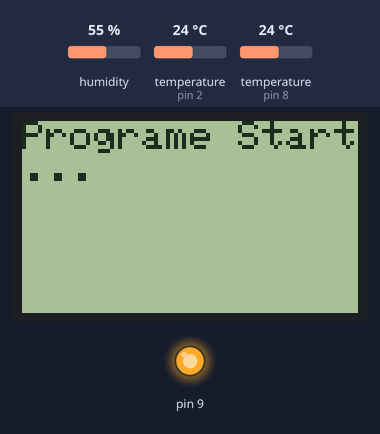
Bench run of a sketch on a simulated Arduino Uno, built with avr-gcc and run on an emulated ATmega328P. On the bench: 84×48 one-colour display, output pins drawn as LEDs (lit = HIGH). The test bench sets the inputs (shaded band); at power-on: temperature (sensors on pin 2, pin 8) 24 °C, humidity 55 %. What the sketch prints to the serial monitor is not drawn.

Above: at 2.1 s.
At 8.5 s:
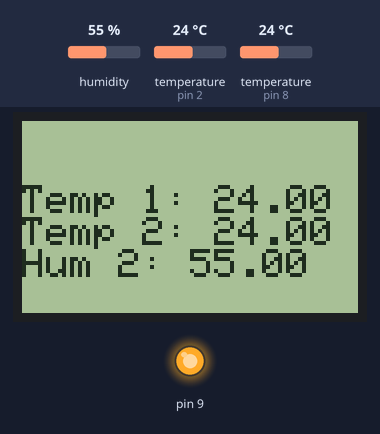
8.6 s: temperature (sensor on pin 2) set to 12 °C
At 19.4 s:
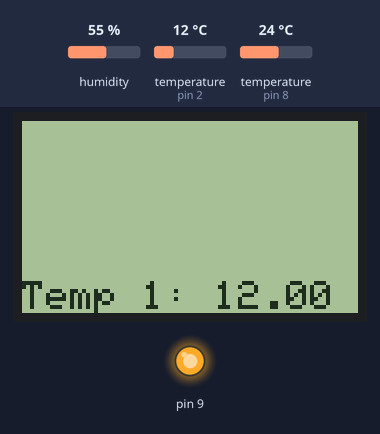
Timing chart, 0 to 20.9 s (numbered marks = the images above; inputs shaded):
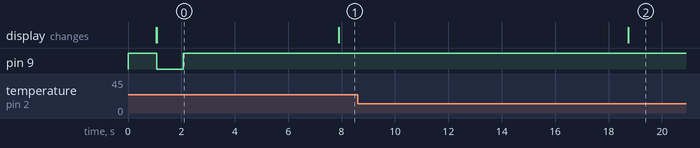

Measured:
- what the display in image 0 shows lasts 6.8 s, from 1.1 s to 7.9 s

The sketch:

main.ino
```cpp
#include <Adafruit_PCD8544.h>
// or use library: https://github.com/pbaja/AvrPCD8544/
#include <OneWire.h>
#include <DallasTemperature.h>
#include <DHT.h>
#define DHTPIN 8
#define DHTTYPE DHT11
// ds 18b20 Temperature sensor
#define ONE_WIRE_BUS 2

DHT dht(DHTPIN, DHTTYPE, 6);
// Setup a oneWire instance to communicate with any OneWire devices (not just Maxim/Dallas temperature ICs)
OneWire oneWire(ONE_WIRE_BUS);
// Pass our oneWire reference to Dallas Temperature.
DallasTemperature sensors(&oneWire);

// Initialize the Nokia 5110 LCD driver library
// @param sclk_pin SCLK pin  DIN pin  DC pin  CS pin  RST pin
// https://github.com/adafruit/Adafruit-PCD8544-Nokia-5110-LCD-library/blob/master/Adafruit_PCD8544.cpp
Adafruit_PCD8544 display = Adafruit_PCD8544(7, 6, 5, 4, 3);

void setup() {
  // Start the serial communication
  Serial.begin(9600);
  // lcd bl
  pinMode(9, OUTPUT);
  digitalWrite(9, HIGH);
  delay(1000);
  dht.begin();
  Serial.println("Arduino Digital Temperature will start."); //Print a message
  sensors.begin();
  // Initialize the Nokia 5110 display
  display.begin();
  display.setContrast(60);
  display.clearDisplay();
  display.display();

  // Print a message on the display
  display.setCursor(0, 0);
  display.println("Programe Start...");
  display.display();
  digitalWrite(9, LOW);
  delay(1000);
  digitalWrite(9, HIGH);
}

void loop() {
  display.clearDisplay();
  sensors.requestTemperatures();
  float temperature = dht.readTemperature();
  delay(5000);
  float humidity = dht.readHumidity();
  display.print("Temp 1: ");
  display.println(sensors.getTempCByIndex(0)); // Why "byIndex"? You can have more than one IC on the same bus. 0 refers to the first IC on the wire
  display.print("Temp 2: ");
  display.println(temperature);
  display.print("Hum 2: ");
  display.println(humidity);
  display.display();
  delay(5000);
}
```
